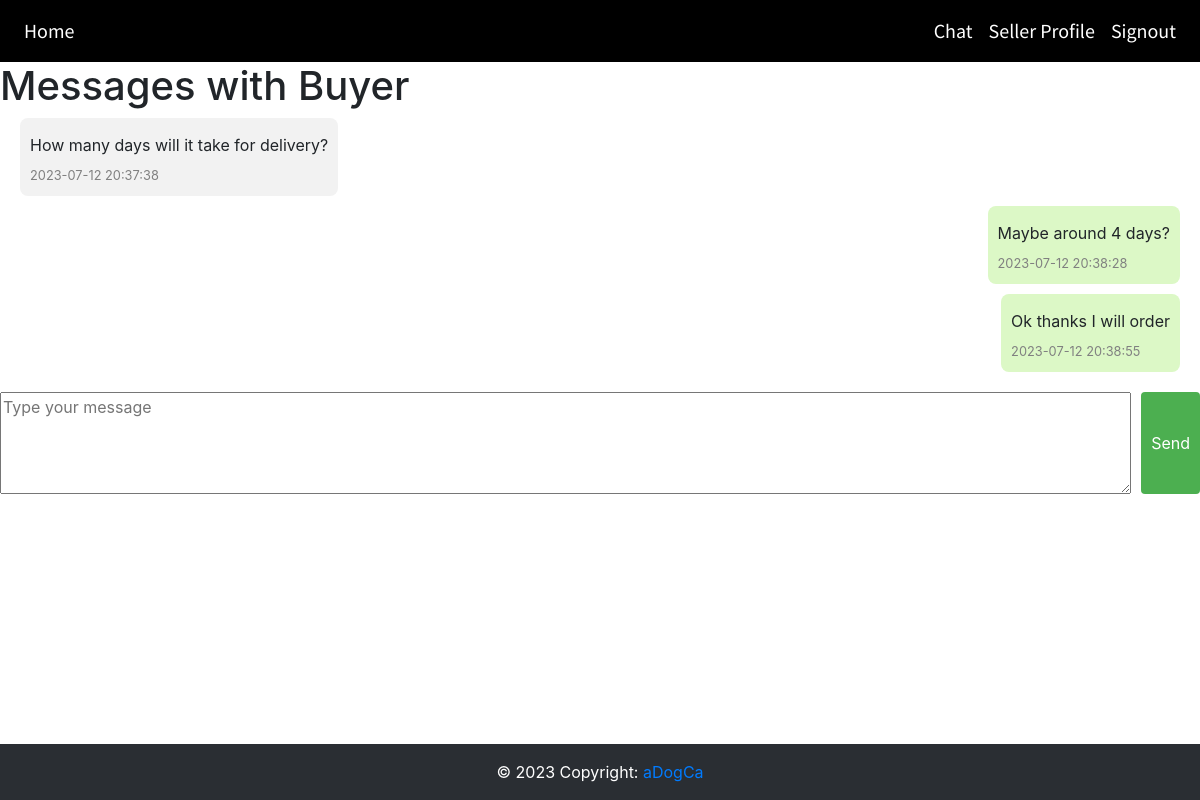
Page /messages/3 (signed in) on the committed database.
### website/models.py (models this page shows)
class User(db.Model, UserMixin):
    id = db.Column(db.Integer, primary_key=True)
    email = db.Column(db.String(150), unique=True)
    password = db.Column(db.String(150))
    userType = db.Column(db.String(20))
    firstName = db.Column(db.String(150))
    products = db.relationship('Products')
    messages_sent = db.relationship('Message', backref='sender', foreign_keys='Message.sender_id')
    messages_received = db.relationship('Message', backref='recipient', foreign_keys='Message.recipient_id')
    products_sold = db.Column(db.Integer,default=0)
    pro_membership = db.Column(db.String(5),default="No")

class Message(db.Model):
    id = db.Column(db.Integer, primary_key=True)
    sender_id = db.Column(db.Integer, db.ForeignKey('user.id'))
    recipient_id = db.Column(db.Integer, db.ForeignKey('user.id'))
    content = db.Column(db.Text)
    timestamp = db.Column(db.DateTime, default=func.now())

### website/views.py (the view)
@views.route('/messages/<int:buyer_id>')
@login_required
def messages(buyer_id):
    buyer = User.query.get(buyer_id)
    if not buyer:
        flash('Buyer not found.', category='error')
        return redirect(url_for('views.home'))
    messages = Message.query.filter(
        db.or_(
            db.and_(Message.sender_id == current_user.id, Message.recipient_id == buyer_id),
            db.and_(Message.sender_id == buyer_id, Message.recipient_id == current_user.id)
        )
    ).order_by(Message.timestamp.asc()).all()
    return render_template('messages.html', buyer=buyer, messages=messages, user=current_user)

### website/__init__.py (called while the page is built)
def create_app():
    app = Flask(__name__)
    app.config['SECRET_KEY'] = 'ISEE'
    app.config['SQLALCHEMY_DATABASE_URI'] = f'sqlite:///{DB_NAME}'
    db.init_app(app)
    search = Search()
    search.init_app(app)
    from .views import views
    from .auth import auth
    app.register_blueprint(views, url_prefix='/')
    app.register_blueprint(auth, url_prefix='/')
    from .models import User, Products
    with app.app_context():
        db.create_all()
    login_manager = LoginManager()
    login_manager.login_view = 'auth.login'
    login_manager.init_app(app)
    @login_manager.user_loader
    def load_user(id):
        return User.query.get(int(id))
    return app

### website/templates/messages.html (shortened to what this page needs)
{% extends "base.html" %}
{% block content %}
<h1>Messages with {{ buyer.firstName }}</h1>
<div class="chat-container">
    {% for message in messages %}
    {% if message.sender.id == current_user.id %}
    <div class="my-message">
        <p class="content">{{ message.content }}</p>
        <small class="timestamp">{{ message.timestamp.strftime("%Y-%m-%d %H:%M:%S") }}</small>
    </div>
    {% else %}
    <div class="other-message">
        <p class="content">{{ message.content }}</p>
        <small class="timestamp">{{ message.timestamp.strftime("%Y-%m-%d %H:%M:%S") }}</small>
    </div>
    {% endif %}
    {% endfor %}
</div>
<form action="{{ url_for('views.send_message', buyer_id=buyer.id) }}" method="POST" class="message-form">
    <textarea name="message" rows="4" cols="50" placeholder="Type your message"></textarea>
    <button type="submit">Send</button>
</form>
{% endblock %}

### website/static/style.css (style rules this page uses)
body { font-family: 'Montserrat', sans-serif; }
html { scroll-behavior: smooth; margin: 0; padding: 0; height: 100%; }
body { overflow-x:hidden; font-family: 'Titillium Web', sans-serif; margin: 0; padding: 0; height: 100%; }
:root { scrollbar-color: rgb(210,210,210) rgb(46,54,69) !important; scrollbar-width: thin !important; }

### website/templates/messages.html (style rules this page uses)
.chat-container { display: flex; flex-direction: column; gap: 10px; margin-bottom: 20px; }
.my-message { background-color: #dcf8c6; padding: 10px; border-radius: 8px; align-self: flex-end; margin-right:20px; }
.other-message { background-color: #f2f2f2; padding: 10px; border-radius: 8px; align-self: flex-start; margin-left:20px; }
.content { margin: 5px 0; }
.timestamp { color: gray; }
.message-form { display: flex; gap: 10px; }
textarea { width: 100%; resize: vertical; }
button { padding: 5px 10px; background-color: #4CAF50; color: white; border: none; border-radius: 4px; cursor: pointer; }

### rows in the picture
User: firstName "Buyer"
Message: content "How many days will it take for delivery?", timestamp "2023-07-12 20:37:38"
Message: content "Maybe around 4 days?", timestamp "2023-07-12 20:38:28"
Message: content "Ok thanks I will order", timestamp "2023-07-12 20:38:55"
